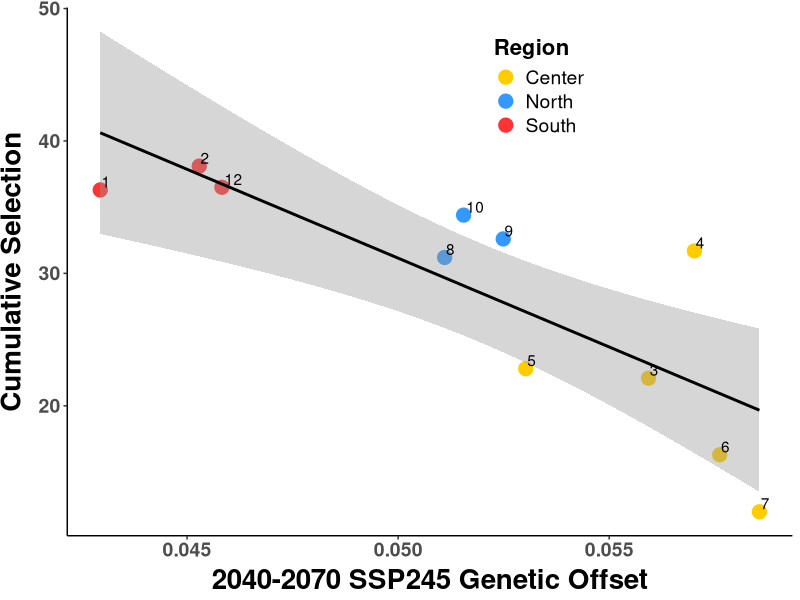
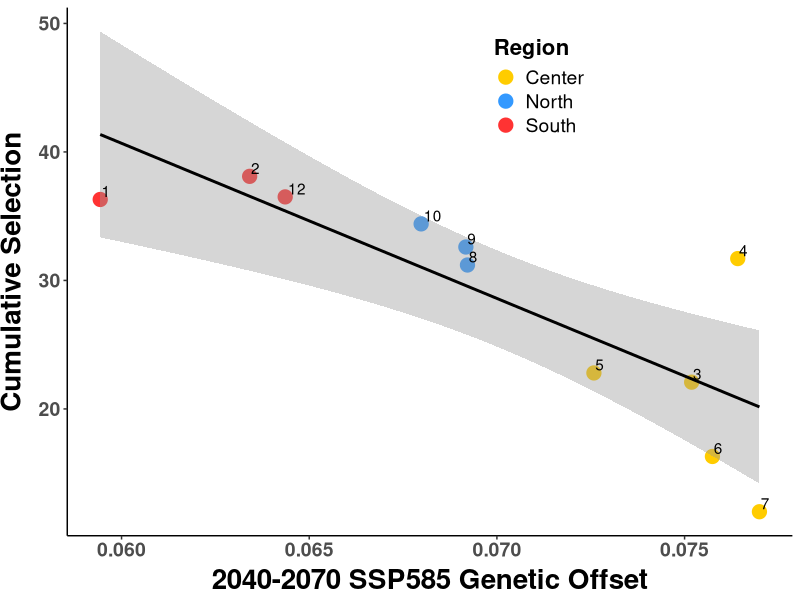
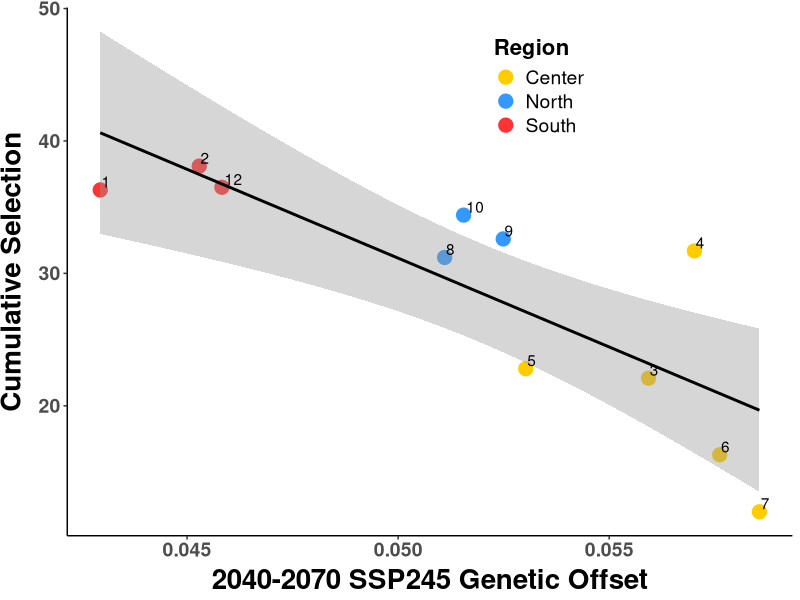
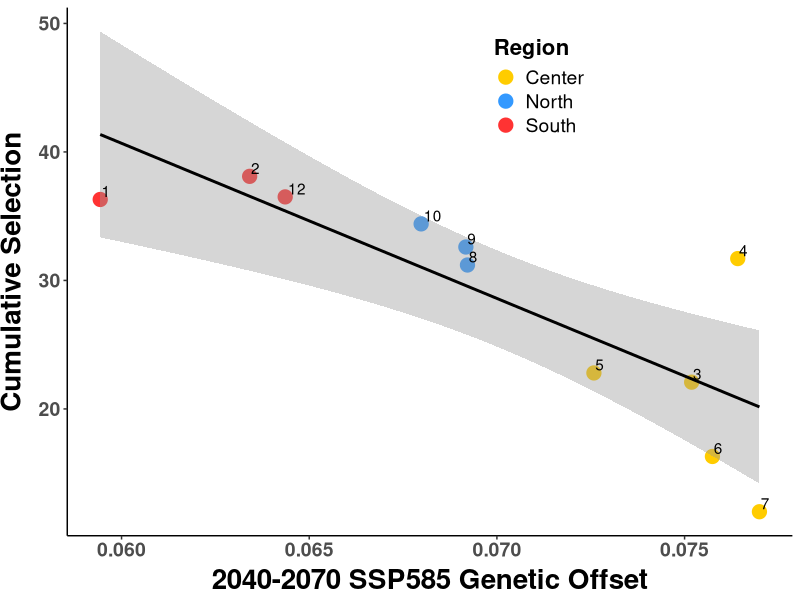

Source code (R) for these figures, in order:
##################################################################################
## Plot cumulative slope against demography
## Author Daniel Anstett
## 
## 
## Last Modified April 19, 2023
###################################################################################

#Library install and import
library(tidyverse)
library(car) 
#Import data
offset_pop <- read_csv("data/time_cumul_beagle.csv")
offset_pop <- offset_pop %>% filter(Paper_ID!=11)


lm.cumul.ssp245_pos <- lm(cumul_pos~offset_SSP245,data=offset_pop)
lm.cumul.ssp245_all <- lm(cumul_all~offset_SSP245,data=offset_pop)

lm.cumul.ssp585_pos <- lm(cumul_pos~offset_SSP585,data=offset_pop)
lm.cumul.ssp585_all <- lm(cumul_all~offset_SSP585,data=offset_pop)




Anova(lm.cumul.ssp245_pos,type="III")
Anova(lm.cumul.ssp245_all,type="III")

Anova(lm.cumul.ssp585_pos,type="III")
Anova(lm.cumul.ssp585_all,type="III")




###########################################################################################################




#cumul slope plotted against 2040-2070 SSP245 Genetic Offset
ggplot(offset_pop, aes(x=offset_SSP245, y=cumul_all, label=Paper_ID)) + 
  geom_point(aes(color=Region), size =4.5)+
  geom_smooth(method=lm,color="black")+
  #  geom_label_repel(aes(label = ID))+
  geom_text(hjust=-.15, vjust=-.2)+
  scale_y_continuous(name="Cumulative Selection")+
  scale_x_continuous(name="2040-2070 SSP245 Genetic Offset")+
  scale_color_manual(values= c("North"="#3399FF", "Center"="#FFCC00", "South"="#FF3333"))+
  theme_classic() + theme(
    axis.text.x = element_text(size=14, face="bold"),
    axis.text.y = element_text(size=14,face="bold"),
    axis.title.x = element_text(color="black", size=20, vjust = 0.5, face="bold"),
    axis.title.y = element_text(color="black", size=20,vjust = 2, face="bold",hjust=0.5),
    legend.position = c(0.65, 0.85),legend.text=element_text(size=14),
    legend.title=element_text(size=16,face="bold"))
ggsave("graphs/bi_plots/9_rapid_offset_ssp245_all.pdf",width=7, height = 6, units = "in")


#cumul slope plotted against 2040-2070 SSP585 Genetic Offset
ggplot(offset_pop, aes(x=offset_SSP585, y=cumul_all, label=Paper_ID)) + 
  geom_point(aes(color=Region), size =4.5)+
  geom_smooth(method=lm,color="black")+
  #  geom_label_repel(aes(label = ID))+
  geom_text(hjust=-.15, vjust=-.2)+
  scale_y_continuous(name="Cumulative Selection")+
  scale_x_continuous(name="2040-2070 SSP585 Genetic Offset")+
  scale_color_manual(values= c("North"="#3399FF", "Center"="#FFCC00", "South"="#FF3333"))+
  theme_classic() + theme(
    axis.text.x = element_text(size=14, face="bold"),
    axis.text.y = element_text(size=14,face="bold"),
    axis.title.x = element_text(color="black", size=20, vjust = 0.5, face="bold"),
    axis.title.y = element_text(color="black", size=20,vjust = 2, face="bold",hjust=0.5),
    legend.position = c(0.65, 0.85),legend.text=element_text(size=14),
    legend.title=element_text(size=16,face="bold"))
ggsave("graphs/bi_plots/10_rapid_offset_ssp585_all.pdf",width=7, height = 6, units = "in")


